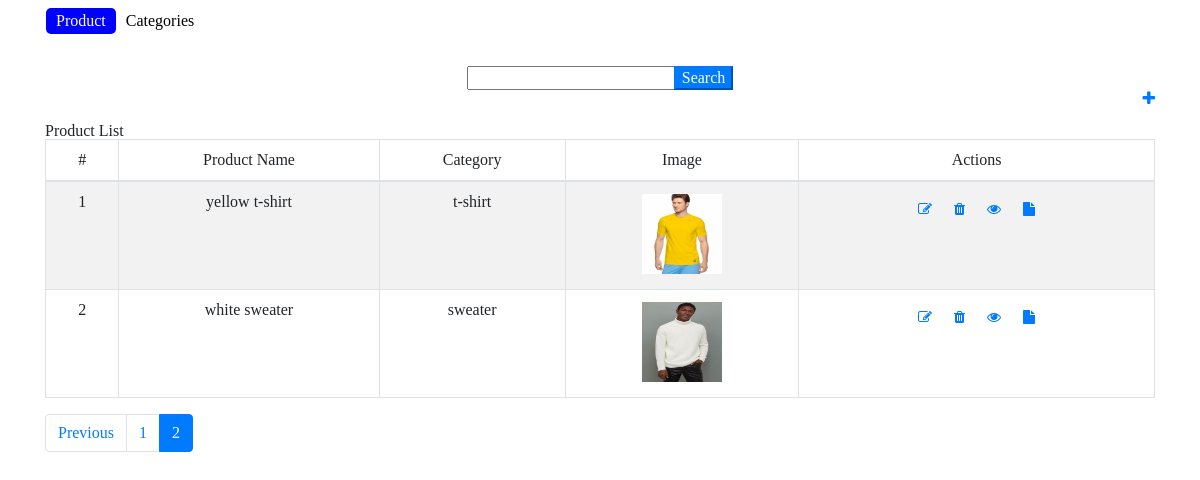
The app's page /index.php?page=2 with its own data.
### tables this page shows
CREATE TABLE `tbl_product` (
  `productid` int(11) NOT NULL,
  `productname` varchar(255) NOT NULL,
  `product_code` int(11) NOT NULL,
  `image` varchar(255) NOT NULL,
  `product_desc` varchar(255) DEFAULT NULL
);

CREATE TABLE `tbl_cat` (
  `catId` int(11) NOT NULL,
  `catName` varchar(255) NOT NULL
);

### lib/database.php (called while the page is built, shortened)
<?php
Class Database extends PDO{
   public $host   = DB_HOST;
   public $user   = DB_USER;
   public $pass   = DB_PASS;
   public $dbname = DB_NAME;
   public $link;
private function connectDB(){
   $this->link = new mysqli($this->host, $this->user, $this->pass,
    $this->dbname);
 }
public function select($query){
  $result = $this->link->query($query) or die($this->link->error.__LINE__);
  if($result->num_rows > 0){
    return $result;
  } else {
    return false;
  }
 }
}
?>

### models/product.php (called while the page is built, shortened)
<?php
    include_once('./lib/database.php');
?>
<?php
	class product
	{
		private $db;
		public function __construct()
		{
			$this->db = new Database();
		}
        public function show_product()
		{
			$query = "SELECT * FROM tbl_product  ";
			$result = $this->db->select($query);
			return $result;
		}
		public function getpage($start ,$limit)
		{
			$query = "SELECT * FROM tbl_product LIMIT $start , $limit";
			$result = $this->db->select($query);
			return $result;
		}
    }
?>

### models/category.php (called while the page is built, shortened)
<?php
    include_once('./lib/database.php');
?>
<?php
	class category
	{
		private $db;
		public function __construct()
		{
			$this->db = new Database();
		}
		public function getCatNameById($id)
		{
			$query = "SELECT catName FROM tbl_cat WHERE catId = $id";
			$result = $this->db->select($query);
			if ($result->num_rows > 0) {
				$row = $result->fetch_assoc();
				return $row['catName'];
			} else {
				return null;
			}
		}
    }
?>

### index.php (the view, shortened to what this page needs)
<?php
  include('./models/product.php');
  include('./models/category.php');
 ?>
<!DOCTYPE html>
<html lang="en">
<head>
  <link rel="stylesheet" href="https://stackpath.bootstrapcdn.com/bootstrap/4.1.3/css/bootstrap.min.css">
  <link rel="stylesheet" href="https://stackpath.bootstrapcdn.com/font-awesome/4.7.0/css/font-awesome.min.css">
  <link rel="stylesheet" href="/css/style.css">
</head>
<?php
      $pd = new product();
?>
<body>
  <nav class=" container navbar navbar-expand-lg navbar-light  ">
    <div class="collapse navbar-collapse" id="navbarNav">
      <ul class="navbar-nav">
        <li class="nav-item ">
          <a class="nav-link" href="index.php" style="background-color: blue; color: white; padding: 5px 10px; border-radius: 5px;">Product </a>
        </li>
        <li class="nav-item">
          <a class="nav-link" href="category.php" style="background-color: white; color: black; padding: 5px 10px; border-radius: 5px;">Categories</a>
        </li>
      </ul>
    </div>
  </nav>
  <form action="productsearch.php" method="get" class="form-inline d-flex justify-content-center mt-4">
    <div class="input-group">
    <input type="text" name="fsearch"  onfocus="this.value ='';" onblur="if (this.value == '') {this.value = 'Search Product';}">
      <div class="input-group-append">
        <input type="submit" name="search" value="Search" class="btn-primary" >
      </div>
    </div>
  </form>
    <div class="container">
        <div class="row">
            <div class="col-md-6">
            </div>
            <div class="col-md-6 text-right">
              <a href="productadd.php" class="add-product"><i class="fa fa-plus"></i> </a>
            </div>
          </div>
    </div>
  <div class="container mt-3">
    <h3>Product List</h3>
    <?php
      $pdlist = $pd->show_product();
      $total = mysqli_num_rows($pdlist);
      $limit = 10;
      $page = ceil($total/$limit);
      $cr_page = (isset($_GET['page']) ? $_GET['page'] : 1) ;
      $start = ($cr_page - 1)*$limit;
      $pdlist = $pd->getpage($start ,$limit);
    ?>
    <table class="table table-striped table-bordered">
      <thead>
        <tr>
          <th style="text-align:center">#</th>
          <th style="text-align:center" >Product Name</th>
          <th style="text-align:center">Category</th>
          <th style="text-align:center">Image</th>
          <th style="text-align:center">Actions</th>
        </tr>
      </thead>
      <tbody>
        <?php
          $i = 0;
          if($pdlist){
            while ($result = $pdlist->fetch_assoc())
            {
                  $i++;
        ?>
        <tr>
          <td style="text-align:center"><?php echo $i?></td>
          <td style="text-align:center"><?php echo $result['productname'] ?></td>
          <td style="text-align:center">
          <?php
            $cat = new category();
            $catId = $result['product_code'];
            $catName = $cat->getCatNameById($catId);
            echo $catName;
          ?>
          </td style="text-align:center">
          <td style="text-align:center"><img src="uploads/<?php echo $result['image'] ?>" alt="Product 1" width="80" height="80"></td>
          <td style="text-align:center">
            <a href="productedit.php?proid=<?php echo $result['productid'] ?>" class="btn btn-sm "><i class="fa fa-edit"></i></a>
            <a href="?proid=<?php echo $result['productid'] ?>" class="btn btn-sm "><i class="fa fa-trash"></i></a>
            <a href="productview.php?proid=<?php echo $result['productid'] ?>" class="btn btn-sm "><i class="fa fa-eye"></i></a>
             <a href="#" class="btn btn-sm "><i class="fa fa-file"></i></a>
          </td>
        </tr>
        <?php
             }
      }
      ?>
     </tbody>
    </table>
    <nav aria-label="Page navigation example" >
      <ul class="pagination" class="text-center">
        <?php if($cr_page - 1 > 0) {?>
        <li class="page-item"><a class="page-link" href="index.php?page=<?php echo $cr_page - 1 ?>">Previous</a></li>
        <?php } ?>
        <?php for($i=1 ; $i <= $page ; $i++) {?>
        <li class="page-item <?php echo(($cr_page == $i) ? 'active' : '') ?>"><a class="page-link" href="index.php?page=<?php echo $i ?>"><?php echo $i ?></a></li>
        <?php } ?>
      </ul>
    </nav>
    </div>
</body>
</html>

### css/style.css (style rules this page uses)
html, body, div, span, applet, object, iframe, h1, h2, h3, h4, h5, h6, p, blockquote, pre, a, abbr, acronym, address, big, cite, code, del, dfn, em, img, ins, kbd, q, s, samp, small, strike, strong, sub, sup, tt, var, b, u, i, center, dl, dt, dd, ol, ul, li, fieldset, form, label, legend, table, caption, tbody, tfoot, thead, tr, th, td { margin: 0; padding: 0; border: 0; font-size: 100%; font: inherit; vertical-align: baseline; }
article, aside, details, figcaption, figure, footer, header, hgroup, menu, nav, section { display: block; }
body { line-height: 1; }
ol, ul { list-style: none; }
table { border-collapse: collapse; border-spacing: 0; }

### records on screen
tbl_product: productname "yellow t-shirt", product_code.catName "t-shirt", image (picture)
tbl_product: productname "white sweater", product_code.catName "sweater", image (picture)
